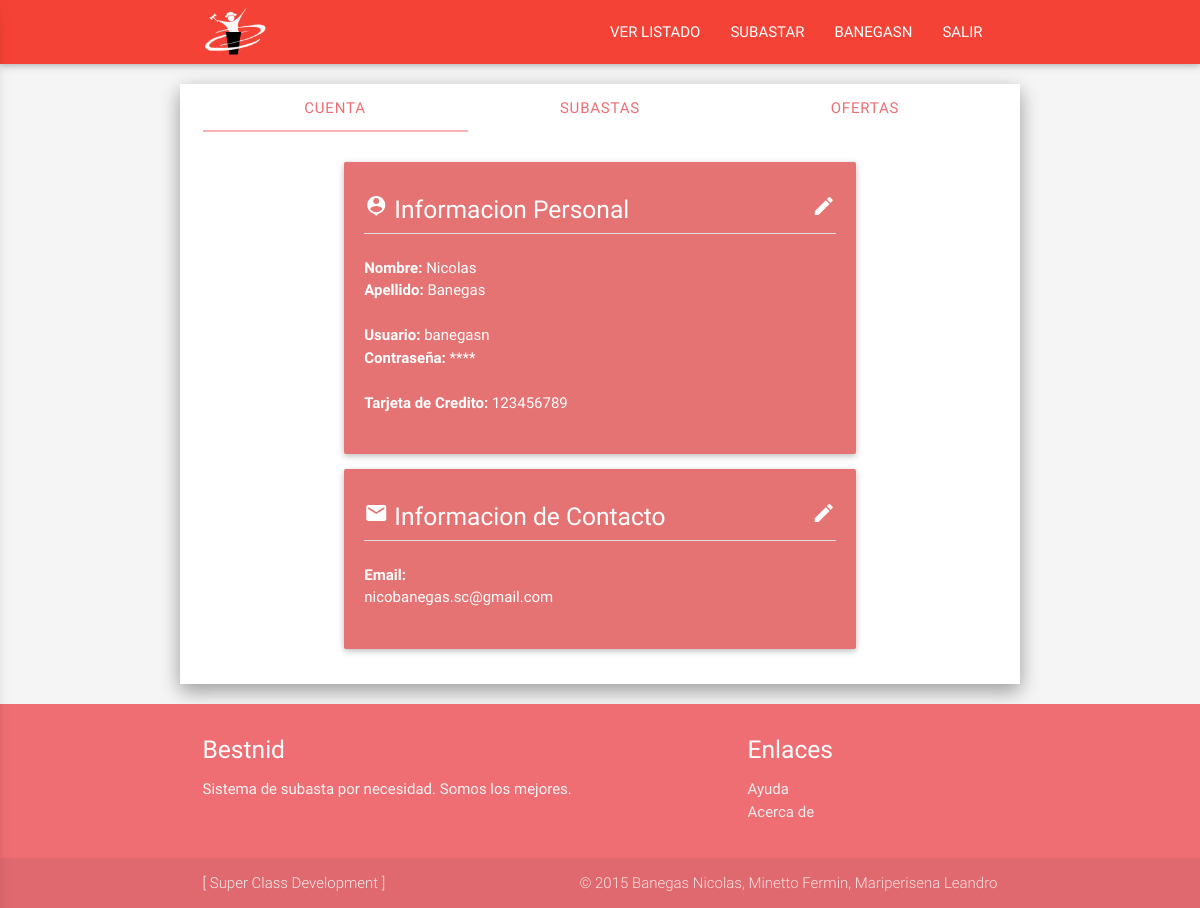
Screenshot of /Perfil.php (signed in) with the database file from the repository.
### tables this page shows
CREATE TABLE IF NOT EXISTS `usuario` (
  `id` int(11) NOT NULL AUTO_INCREMENT,
  `nombre` varchar(45) NOT NULL,
  `apellido` varchar(45) NOT NULL,
  `documento` int(11) NOT NULL,
  `user` varchar(45) NOT NULL,
  `pass` varchar(45) NOT NULL,
  `email` varchar(50) NOT NULL,
  `tarjeta_credito` int(11) NOT NULL,
  `admin` tinyint(1) NOT NULL,
  PRIMARY KEY (`id`)
);

### includes/modelo.class.php (called while the page is built, shortened)
<?php
class Modelo {
	private static $user = 'root';
	private static $pass = '1234';
	private static $host = '127.0.0.1';
	private static $dbnm = 'bestnid';
	private $con;
	function __construct() {
		$this->con = new mysqli(
			self::$host,
			self::$user,
			self::$pass,
			self::$dbnm);
	}
				else{ ?><p class="center red-text" > Contraseña Invalida </p> <?php return false;}
		?><p class="center red-text" > Usuario Invalido </p> <?php
	public function getUser($id){
		$res = $this->con->query("SELECT * FROM usuario WHERE id = '{$id}' ");
		$fila = array();
		$fila[] = $res->fetch_assoc() ;
		$resultado = $fila[0];
		return $resultado;
	}
}
?>

### MiCuenta.php
<?php
$usuario = $con->getUser($_SESSION['id']);
?>
<div class="container">
	<div class="card-panel red lighten-2 white-text">
		<h5><i class="material-icons">person_pin</i> Informacion Personal <a href="#editarDatos"><i class="white-text material-icons right">mode_edit</i></a></h5>
		<li class="divider"></li><br>
		<div class="row">
			<div class="col s12">
			<span><b>Nombre:</b> <?php echo $usuario['nombre'];?></span>
			<br>
			<span><b>Apellido:</b> <?php echo $usuario['apellido'];?></span>
			</div>
			<div class="col s12">
			<br>
			<span><b>Usuario:</b> <?php echo $usuario['user'];?></span>
			<br>
			<span><b>Contraseña:</b> **** </span>
			</div>
			<div class="col s12 ">
			<br>
			<span><b>Tarjeta de Credito:</b> <?php echo $usuario['tarjeta_credito'];?></span>
			</div>
		</div>
	</div>
	<div class="card-panel red lighten-2 white-text">
		<h5><i class="material-icons">email</i> Informacion de Contacto <a href="#editarDatos"><i class="white-text material-icons right">mode_edit</i></a></h5>
		<li class="divider"></li><br>
		<div class="row">
			<div class="col s12 m6">
			<span><b>Email:</b> <?php echo $usuario['email'];?></span>
			</div>
		</div>
	</div>
</div>

### styles/main.css (style rules this page uses)
body { background-color: #f5f5f5; display: flex; min-height: 100vh; flex-direction: column; }

### rows the page displays
usuario: nombre "Nicolas", apellido "Banegas", user "banegasn", tarjeta_credito "123456789", email "nicobanegas.sc@gmail.com"

### other values shown
$_SESSION['user'] "BANEGASN"
